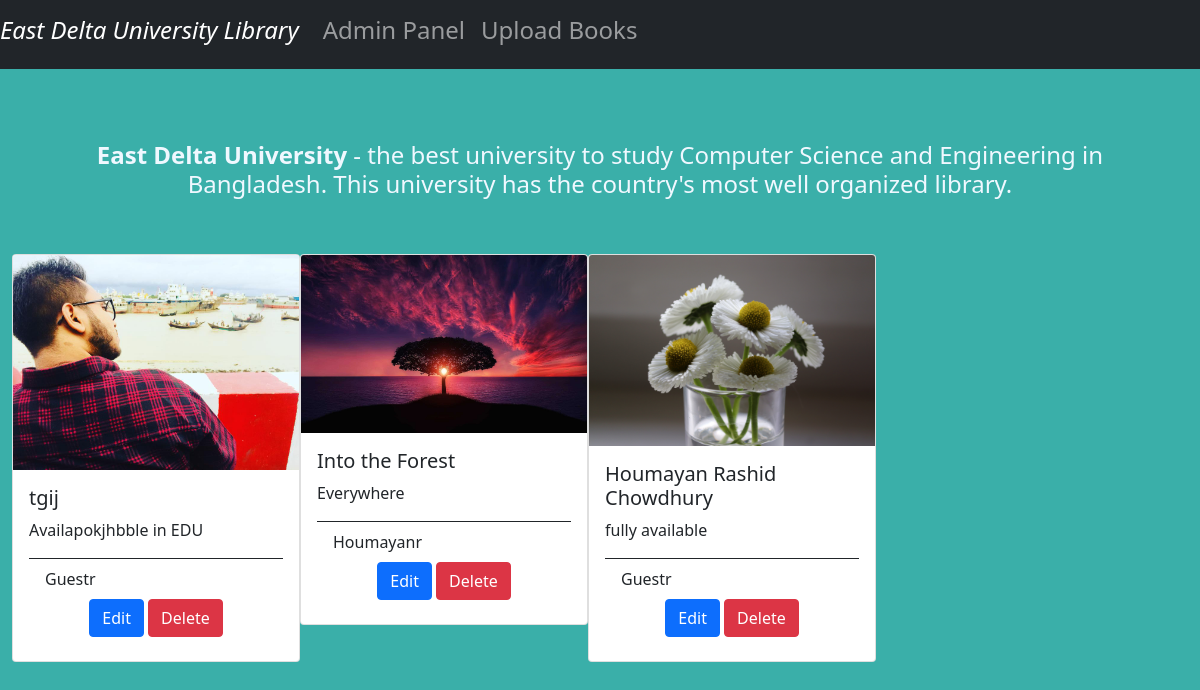
The page / on the database its author committed.
### book/models.py (models this page shows, shortened)
class Book(models.Model):
    name= models.CharField(max_length=50)
    picture= models.ImageField()
    author= models.CharField(max_length=30,default='Guest')
    email= models.EmailField(blank=True)
    description= models.TextField(default='Available in EDU')
    authorIsbnNumber = models.CharField(max_length=10,null=True)

### book/views.py (the view)
# urls.py: path('', views.index,name='index'),
def index(request):
    shelf = Book.objects.all()
    context = {"shelf": shelf}
    return render(request,'books/library.html',context)

### book/templates/books/library.html (shortened to what this page needs)
<!DOCTYPE html>
<html lang="en">
  {% load static %}
  <head>
    <link
      href="https://cdn.jsdelivr.net/npm/bootstrap@5.1.3/dist/css/bootstrap.min.css"
      rel="stylesheet"
    />
  </head>
  <body>
    <nav class="navbar navbar-expand-lg navbar-dark bg-dark">
      <div class="collapse navbar-collapse" id="navbarTogglerDemo01">
        <a class="navbar-brand" href="{% url 'index' %}"
          ><h4><i>East Delta University Library</i> </h4></a
        >
        <ul class="navbar-nav mr-auto mt-2 mt-lg-0">
          <li class="nav-item">
            <a class="nav-link" href="{% url 'admin:index' %}"
              ><h4>Admin Panel</h4></a
            >
          </li>
          <li class="nav-item">
            <a class="nav-link" href="{% url 'upload-book'%}"
              ><h4>Upload Books</h4></a
            >
          </li>
        </ul>
      </div>
    </nav>
    <br />
    <div class="container-fluid">
      {% block content %}
      <h4 class="text-center p-5 ad"> <b>East Delta University</b>
         - the best university to study Computer Science
        and Engineering in Bangladesh. This university has the country's most
        well organized library.
      </h4>
      <div class="card-columns">
        {% for book in shelf %}
        <div class="card" style="width: 18rem; float: left">
          <img class="card-img-top" src="{{book.picture.url}}" />
          <div class="card-body">
            <h5 class="card-title">{{book.name}}</h5>
            <p class="card-text">{{book.description}}</p>
            <div class="card-footer bg-transparent border-dark">
              <p class="card-title">{{book.author}}r</p>
              <center>
                <a
                  href="update/{{book.id}}"
                  class="btn btn-primary"
                  id="{{book.id}}"
                  >Edit</a
                >
                <a
                  href="delete/{{book.id}}"
                  class="btn btn-danger"
                  id="{{book.id}}"
                  >Delete</a
                >
              </center>
            </div>
          </div>
        </div>
        {% endfor %}
      </div>
      {% endblock %}
    </div>
  </body>
</html>

### book/templates/books/library.html (style rules this page uses)
body { background-color: #3AAFA9; }
.ad { color: aliceblue; }

### rows shown on the page
Book: picture (picture), name "tgij", description "Availapokjhbble in EDU", author "Guest"
Book: picture (picture), name "Into the Forest", description "Everywhere", author "Houmayan"
Book: picture (picture), name "Houmayan Rashid Chowdhury", description "fully available", author "Guest"
